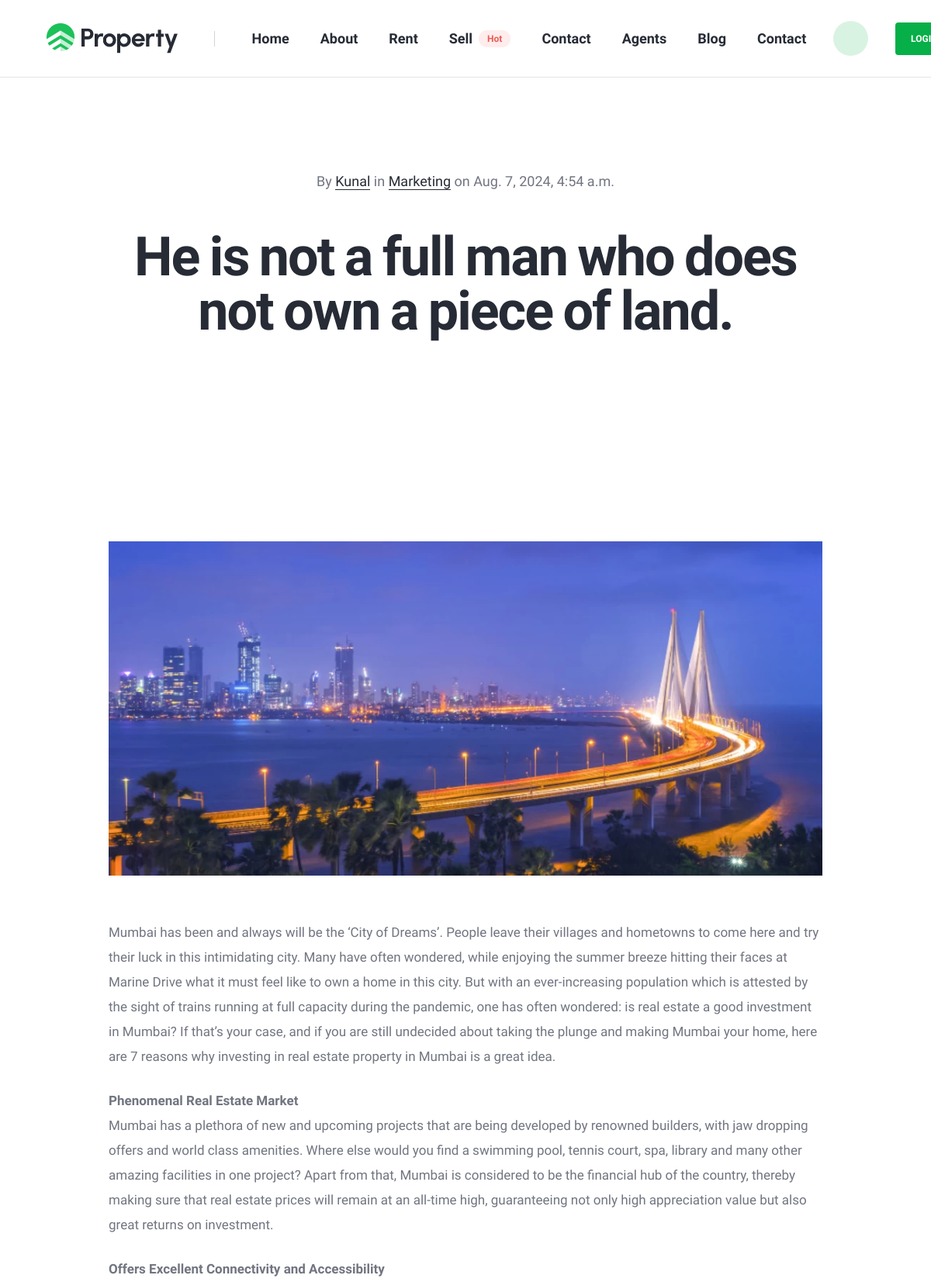
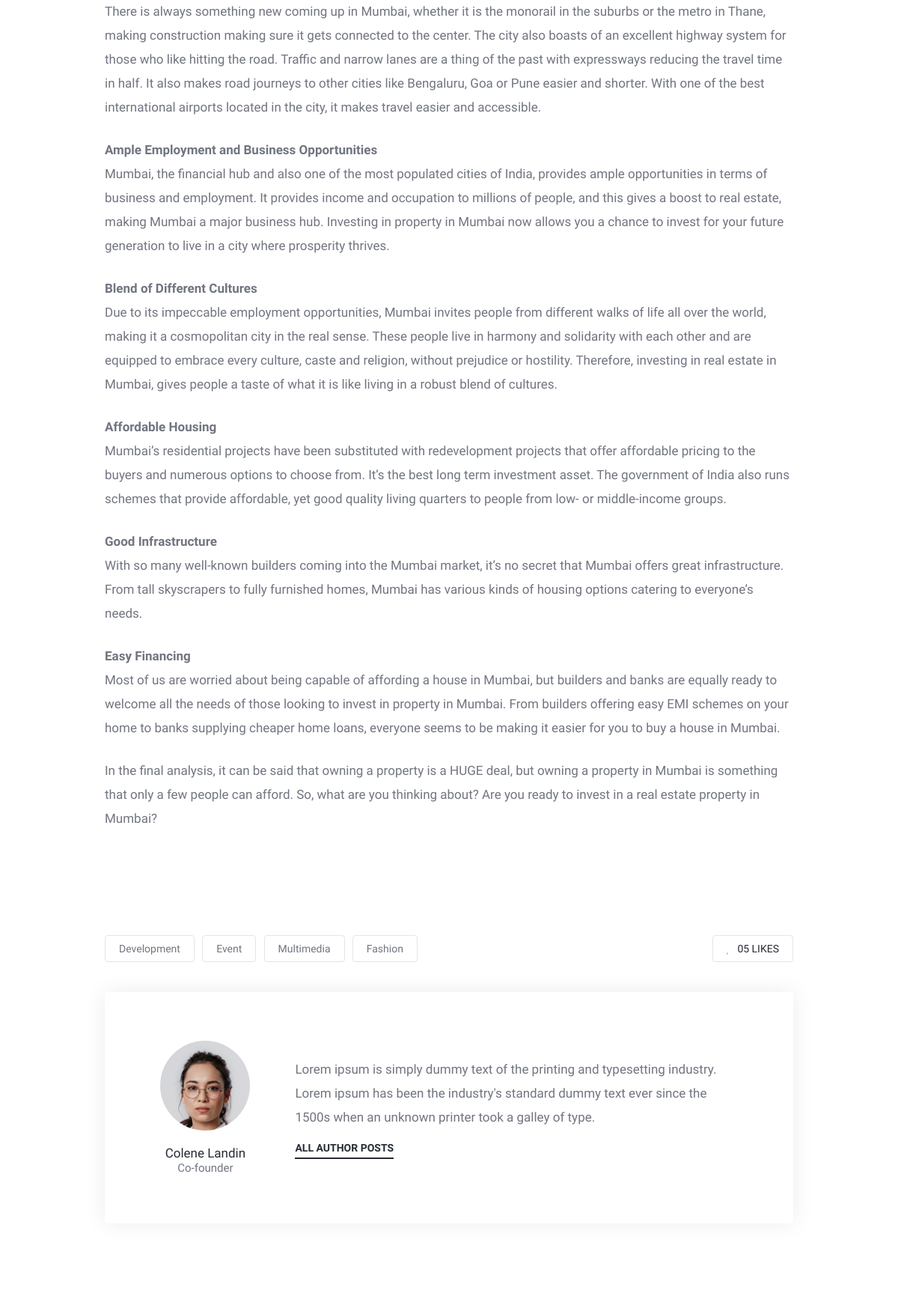
The app's page /blog/creative/1/ (upper part) with its own data (2 pictures, top to bottom).
### property/models.py (models this page shows, shortened)
class BlogSingleCreative(models.Model):
    blog = models.OneToOneField(Blog, on_delete=models.CASCADE, null=True, blank=True)
    title = models.CharField(max_length=100)
    blogger_name = models.CharField(max_length=20)
    uploaded_at = models.DateTimeField(auto_now_add=True)
    content = FroalaField()

class Blog(models.Model):
    type = models.CharField(max_length=20)
    title = models.CharField(max_length=59)
    uploaded_at = models.DateTimeField(auto_now_add=True)
    image = models.ImageField(upload_to='blog_images/')

### property/views.py (the view)
# urls.py: path('blog/creative/<int:blog_id>/', blog_single_creative, name='blog_single_creative'),
def blog_single_creative(request, blog_id):
    blog = get_object_or_404(Blog, id=blog_id)
    blog_creative = get_object_or_404(BlogSingleCreative, blog=blog)
    return render(request, "blog-single-creative.html", {'blog_creative': blog_creative})

### templates/blog-single-creative.html (shortened to what this page needs)
﻿{% extends "base.html" %}
{% load static %}
{% block content %}
        <section class="top-space-margin">
            <div class="container">
                <div class="row justify-content-center">
                    <div class="col-lg-10 text-center">
                        <span class="fs-18 mb-5 d-inline-block">By <a href="#" class="text-dark-gray text-decoration-line-bottom">{{ blog_creative.blogger_name }}</a> in <a href="#" class="text-dark-gray text-decoration-line-bottom">Marketing</a> on {{ blog_creative.uploaded_at }}</span>
                        <h1 class="alt-font fw-600 text-dark-gray ls-minus-2px mb-0">{{ blog_creative.blog.title }}</h1>
                    </div>
                </div>
            </div>
        </section>
        <section>
            <div class="container">
                <div class="row justify-content-center">
                    <div class="col-lg-10">
                        <div class="row">
                            <p class="text-center" >{{ blog_creative.content|safe }}</p>
                        </div>
                    </div>
                </div>
            </div>
        </section>
        <section class="half-section pt-0">
            <div class="container">
                <div class="row justify-content-center">
                    <div class="col-lg-10">
                        <div class="row mb-30px">
                            <div class="tag-cloud col-md-9 text-center text-md-start sm-mb-15px">
                                <a href="{% url 'agent-details' %}">Development</a>
                                <a href="{% url 'agent-details' %}">Event</a>
                                <a href="{% url 'agent-details' %}">Multimedia </a>
                                <a href="{% url 'agent-details' %}">Fashion</a>
                            </div>
                            <div class="tag-cloud col-md-3 text-uppercase text-center text-md-end">
                                <a class="likes-count fw-500 mx-0" href="#"><i class="fa-regular fa-heart text-red me-10px"></i><span class="text-dark-gray text-dark-gray-hover">05 Likes</span></a>
                            </div>
                        </div>
                        <div class="row">
                            <div class="col-12 mb-6">
                                <div class="d-block d-md-flex w-100 box-shadow-extra-large align-items-center border-radius-4px p-7 sm-p-35px">
                                    <div class="w-140px text-center me-50px sm-mx-auto">
                                        <img src="{% static 'images/avtar-07.jpg' %}" class="rounded-circle w-120px" alt="">
                                        <a href="{% url 'agent-details' %}" class="text-dark-gray fw-500 mt-20px d-inline-block lh-20">Colene Landin</a>
                                        <span class="fs-15 lh-20 d-block sm-mb-15px">Co-founder</span>
                                    </div>
                                    <div class="w-75 sm-w-100 text-center text-md-start last-paragraph-no-margin">
                                        <p>Lorem ipsum is simply dummy text of the printing and typesetting industry. Lorem ipsum has been the industry's standard dummy text ever since the 1500s when an unknown printer took a galley of type.</p>
                                        <a href="{% url 'agent-details' %}" class="btn btn-link btn-large text-dark-gray mt-15px">All author posts</a>
                                    </div>
                                </div>
                            </div>
                        </div>
                        <div class="row justify-content-center">
                            <div class="col-12 text-center elements-social social-icon-style-04">
                                <ul class="medium-icon dark">
                                    <li><a class="facebook" href="https://www.facebook.com/" target="_blank"><i class="fa-brands fa-facebook-f"></i></a></li>
                                    <li><a class="twitter" href="http://www.twitter.com" target="_blank"><i class="fa-brands fa-twitter"></i></a></li>
                                    <li><a class="instagram" href="http://www.instagram.com" target="_blank"><i class="fa-brands fa-instagram"></i></a></li>
                                    <li><a class="linkedin" href="http://www.linkedin.com" target="_blank"><i class="fa-brands fa-linkedin-in"></i></a></li>
                                    <li><a class="behance" href="http://www.behance.com/" target="_blank"><i class="fa-brands fa-behance"></i></a></li>
                                </ul>
                            </div>
                        </div>
                    </div>
                </div>
            </div>
        </section>
{% endblock %}

### templates/base.html (shortened to what this page needs)
{% load static %}
<!doctype html>
<html class="no-js" lang="en">
    <head>
        <link rel="stylesheet" href="{% static 'css/vendors.min.css' %}"/>
        <link rel="stylesheet" href="{% static 'css/icon.min.css' %}"/>
        <link rel="stylesheet" href="{% static 'css/style.css' %}"/>
        <link rel="stylesheet" href="{% static 'css/responsive.css' %}"/>
        <link rel="stylesheet" href="{% static 'demos/real-estate/real-estate.css' %}" />
    </head>
    <body data-mobile-nav-style="classic">
        <header>
            <nav class="navbar navbar-expand-lg header-light bg-white border-bottom border-color-extra-medium-gray header-reverse" data-header-hover="light">
                <div class="container-fluid">
                    <div class="col-auto">
                        <a class="navbar-brand" href="{% url 'home' %}">
                            <img src="{% static 'images/demo-real-estate-logo-black@2x.webp' %}" data-at2x="{% static 'images/demo-real-estate-logo-black@2x.webp' %}" alt="" class="default-logo">
                        </a>
                    </div>
                    <div class="col-auto menu-order left-nav ps-60px lg-ps-20px">
                        <div class="collapse navbar-collapse justify-content-center" id="navbarNav">
                            <ul class="navbar-nav alt-font">
                                <li class="nav-item"><a href="{% url 'home' %}" class="nav-link">Home</a></li>
                                <li class="nav-item"><a href="{% url 'about' %}" class="nav-link">About</a></li>
                                <li class="nav-item dropdown submenu">
                                    <a href="{% url 'rent-properties' %}" class="nav-link">Rent</a>
                                </li>
                                <li class="nav-item dropdown submenu">
                                    <a href="{% url 'sell-properties' %}" class="nav-link">Sell<span class="label bg-light-red text-red border-radius-26px">Hot</span></a>
                                </li>
                                <li class="nav-item"><a href="{% url 'contact' %}" class="nav-link">Contact</a></li>
                                <li class="nav-item"><a href="{% url 'agents' %}" class="nav-link">Agents</a></li>
                                <li class="nav-item"><a href="{% url 'blog' %}" class="nav-link">Blog</a></li>
                                <li class="nav-item"><a href="{% url 'contact' %}" class="nav-link">Contact</a></li>
                            </ul>
                        </div>
                    </div>
                    <div class="col-auto ms-auto ps-lg-0 d-none d-sm-flex">
                        <div class="d-none d-xl-flex me-25px">
                            <div class="d-flex align-items-center widget-text fw-600 alt-font"><a href="tel:1234567890" class="d-inline-block"><span class="d-inline-block align-middle me-10px bg-base-color-transparent h-45px w-45px text-center rounded-circle fs-16 lh-46 text-base-color"><i class="feather icon-feather-phone-outgoing"></i></span><span class="d-none d-xxl-inline-block">123-456-7890</span></a></div>
                        </div>
                        <div class="header-icon">
                            <div class="header-button">
                                {% if user.is_authenticated %}
                                <a href="{% url 'user_logout' %}" class="btn btn-base-color btn-small btn-round-edge btn-hover-animation-switch">
                                    <span>
                                        <span class="btn-text">{{ user.username }}, Logout</span>
                                        <span class="btn-icon"><i class="feather icon-feather-arrow-right icon-very-small"></i></span>
                                        <span class="btn-icon"><i class="feather icon-feather-arrow-right icon-very-small"></i></span>
                                    </span>
                                </a>
                                {% else %}
                                <a href="{% url 'login' %}" class="btn btn-base-color btn-small btn-round-edge btn-hover-animation-switch">
                                    <span>
                                        <span class="btn-text">Login</span>
                                    </span>
                                </a>
                                {% endif %}
                            </div>
                        </div>
                    </div>
                </div>
            </nav>
        </header>
         {% block content %}
         {% endblock %}
    </body>
</html>

### static/demos/real-estate/real-estate.css (style rules this page uses)
:root { --alt-font: 'Urbanist', sans-serif; --primary-font: 'Atkinson Hyperlegible', sans-serif; --base-color: #06af47; --dark-gray:#262b35; }
body { font-size: 17px; line-height: 32px; }
h1, h2, h3, h4, h5, h6 { word-spacing: -2px; }
h1 { line-height: 4.375rem; }
header .navbar-brand img { max-height: 39px; }
.navbar .navbar-nav .nav-link { font-size: 18px; font-weight: 600; }
header .left-nav .navbar-nav:before { background-color: var(--dark-gray); opacity: 0.2; transform: translate(-28px, 0px); -webkit-transform: translate(-28px, 0px); transition: 0s; }
header .btn.btn-small { padding: 10px 20px; }
.bg-base-color-transparent { background-color: rgba(6, 175, 71,.15); }
.text-red { color: #ec5b54; }
.btn { letter-spacing: normal; font-weight: 700; }
.btn.btn-link { padding: 0 0 2px; }

### records on screen
BlogSingleCreative: blogger_name "Kunal", uploaded_at "Aug. 7, 2024, 4:54 a.m.", blog "He is not a full man who does not own a piece of land.", content (picture), content "Mumbai has been and always will be the ‘City of Dreams’. People leave their villages and hometowns to come here and try their luck in this intimidating city. Many have often wondered, while enjoying the summer breeze hitting their faces at Marine Drive what it must feel like to own a home in this city. But with an ever-increasing population which is attested by the sight of trains running at full capacity during the pandemic, one has often wondered: is real estate a good investment in Mumbai? If that’s your case, and if you are still undecided about taking the plunge and making Mumbai your home, here are 7 reasons why investing in real estate property in Mumbai is a great idea. Phenomenal…"
